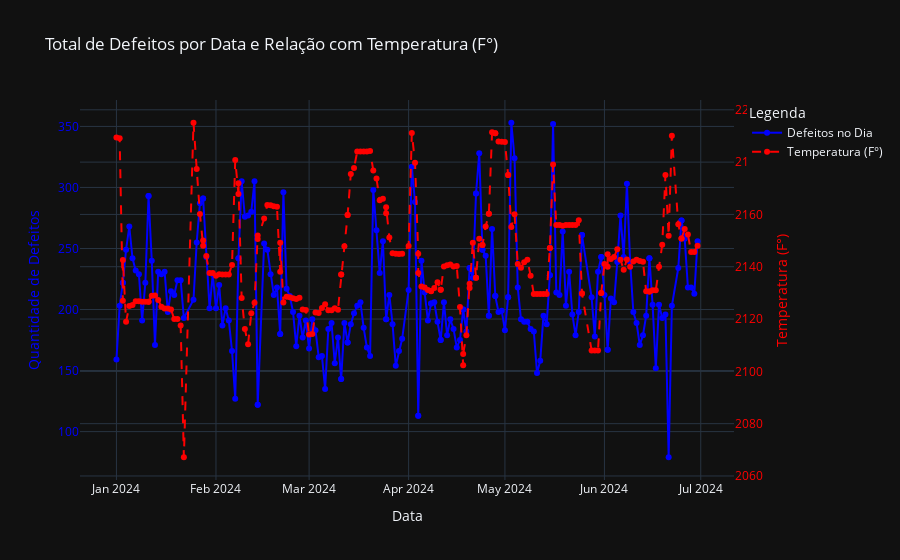
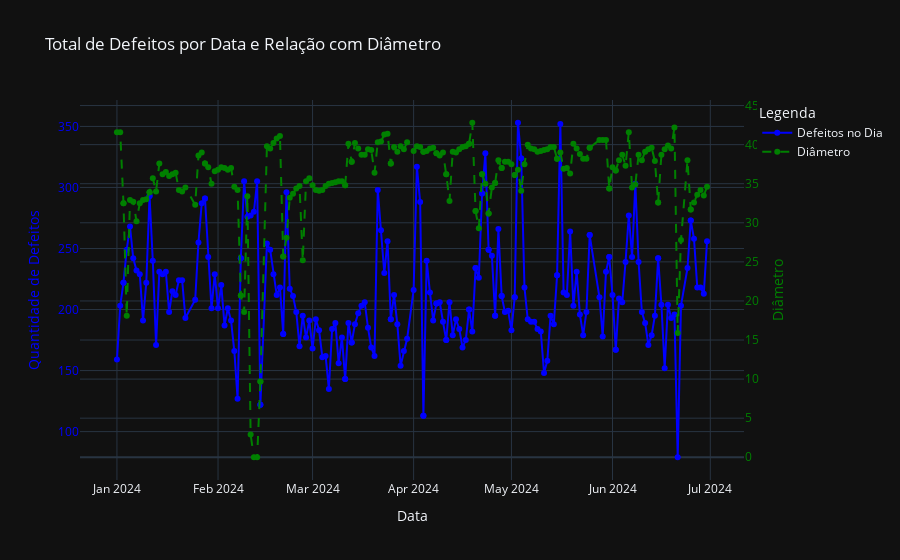
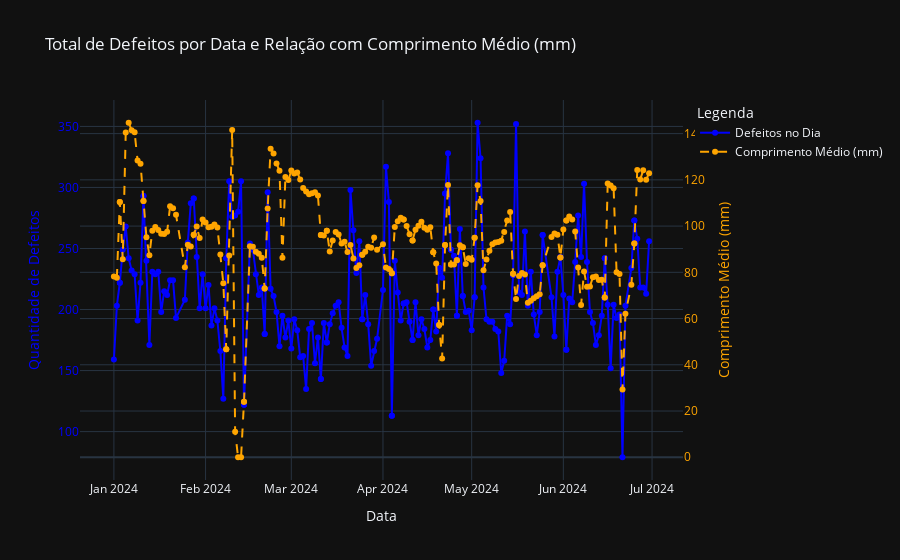
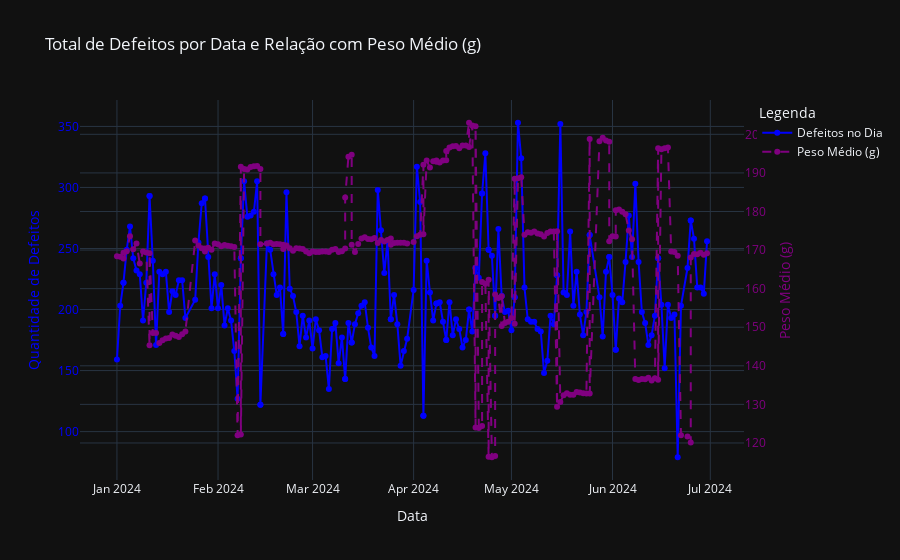

Source (notebook cell) for these figures, in order:
### Markdown cell above
### Gráfico de quantidade de defeitos por cada variável de medida da gota, visualizar como cada variável afeta a quantidade de defeitos

### Code cell
df_resumo_geral_reset = df_resumo_geral_reset.sort_values('Data de prod', ascending=False)

variaveis = [
    {"coluna": "Temperatura (F°)", "cor": "red", "nome": "Temperatura (F°)"},
    {"coluna": "Diâmetro", "cor": "green", "nome": "Diâmetro"},
    {"coluna": "Comprimento médio (mm)", "cor": "orange", "nome": "Comprimento Médio (mm)"},
    {"coluna": "Peso médio (g)", "cor": "purple", "nome": "Peso Médio (g)"}
]

for var in variaveis:
    fig = go.Figure()

    fig.add_trace(
        go.Scatter(
            x=df_resumo_geral_reset["Data de prod"],
            y=df_resumo_geral_reset["Total de Defeitos no Dia"],
            mode="lines+markers",
            name="Defeitos no Dia",
            line=dict(color="blue")
        )
    )

    fig.add_trace(
        go.Scatter(
            x=df_resumo_geral_reset["Data de prod"],
            y=df_resumo_geral_reset[var["coluna"]],
            mode="lines+markers",
            name=var["nome"],
            line=dict(color=var["cor"], dash="dash"),
            yaxis="y2"
        )
    )

    fig.update_layout(
        title=f"Total de Defeitos por Data e Relação com {var['nome']}",
        xaxis=dict(title="Data"),
        yaxis=dict(
            title="Quantidade de Defeitos",
            titlefont=dict(color="blue"),
            tickfont=dict(color="blue")
        ),
        yaxis2=dict(
            title=var["nome"],
            titlefont=dict(color=var["cor"]),
            tickfont=dict(color=var["cor"]),
            overlaying="y",
            side="right"
        ),
        legend_title="Legenda",
        template="plotly_dark"
    )

    fig.show()

### Figure 1 — Plotly figure (JSON) as saved in the notebook; plotly's stock layout.template omitted (floating-point values rounded to 4 significant figures; data arrays with more than 128 entries replaced by an {"elided": "..."} marker saying what was removed)
{"data": [{"line": {"color": "blue"}, "mode": "lines+markers", "name": "Defeitos no Dia", "type": "scatter", "x": {"elided": "200 str values"}, "y": {"elided": "200 int values"}}, {"line": {"color": "red", "dash": "dash"}, "mode": "lines+markers", "name": "Temperatura (F°)", "type": "scatter", "x": {"elided": "200 str values"}, "y": {"elided": "200 float values"}, "yaxis": "y2"}], "layout": {"legend": {"title": {"text": "Legenda"}}, "title": {"text": "Total de Defeitos por Data e Relação com Temperatura (F°)"}, "xaxis": {"title": {"text": "Data"}}, "yaxis": {"tickfont": {"color": "blue"}, "title": {"font": {"color": "blue"}, "text": "Quantidade de Defeitos"}}, "yaxis2": {"overlaying": "y", "side": "right", "tickfont": {"color": "red"}, "title": {"font": {"color": "red"}, "text": "Temperatura (F°)"}}}}

### Figure 2 — Plotly figure (JSON) as saved in the notebook; plotly's stock layout.template omitted (floating-point values rounded to 4 significant figures; data arrays with more than 128 entries replaced by an {"elided": "..."} marker saying what was removed)
{"data": [{"line": {"color": "blue"}, "mode": "lines+markers", "name": "Defeitos no Dia", "type": "scatter", "x": {"elided": "200 str values"}, "y": {"elided": "200 int values"}}, {"line": {"color": "green", "dash": "dash"}, "mode": "lines+markers", "name": "Diâmetro", "type": "scatter", "x": {"elided": "200 str values"}, "y": {"elided": "200 float values"}, "yaxis": "y2"}], "layout": {"legend": {"title": {"text": "Legenda"}}, "title": {"text": "Total de Defeitos por Data e Relação com Diâmetro"}, "xaxis": {"title": {"text": "Data"}}, "yaxis": {"tickfont": {"color": "blue"}, "title": {"font": {"color": "blue"}, "text": "Quantidade de Defeitos"}}, "yaxis2": {"overlaying": "y", "side": "right", "tickfont": {"color": "green"}, "title": {"font": {"color": "green"}, "text": "Diâmetro"}}}}

### Figure 3 — Plotly figure (JSON) as saved in the notebook; plotly's stock layout.template omitted (floating-point values rounded to 4 significant figures; data arrays with more than 128 entries replaced by an {"elided": "..."} marker saying what was removed)
{"data": [{"line": {"color": "blue"}, "mode": "lines+markers", "name": "Defeitos no Dia", "type": "scatter", "x": {"elided": "200 str values"}, "y": {"elided": "200 int values"}}, {"line": {"color": "orange", "dash": "dash"}, "mode": "lines+markers", "name": "Comprimento Médio (mm)", "type": "scatter", "x": {"elided": "200 str values"}, "y": {"elided": "200 float values"}, "yaxis": "y2"}], "layout": {"legend": {"title": {"text": "Legenda"}}, "title": {"text": "Total de Defeitos por Data e Relação com Comprimento Médio (mm)"}, "xaxis": {"title": {"text": "Data"}}, "yaxis": {"tickfont": {"color": "blue"}, "title": {"font": {"color": "blue"}, "text": "Quantidade de Defeitos"}}, "yaxis2": {"overlaying": "y", "side": "right", "tickfont": {"color": "orange"}, "title": {"font": {"color": "orange"}, "text": "Comprimento Médio (mm)"}}}}

### Figure 4 — Plotly figure (JSON) as saved in the notebook; plotly's stock layout.template omitted (floating-point values rounded to 4 significant figures; data arrays with more than 128 entries replaced by an {"elided": "..."} marker saying what was removed)
{"data": [{"line": {"color": "blue"}, "mode": "lines+markers", "name": "Defeitos no Dia", "type": "scatter", "x": {"elided": "200 str values"}, "y": {"elided": "200 int values"}}, {"line": {"color": "purple", "dash": "dash"}, "mode": "lines+markers", "name": "Peso Médio (g)", "type": "scatter", "x": {"elided": "200 str values"}, "y": {"elided": "200 float values"}, "yaxis": "y2"}], "layout": {"legend": {"title": {"text": "Legenda"}}, "title": {"text": "Total de Defeitos por Data e Relação com Peso Médio (g)"}, "xaxis": {"title": {"text": "Data"}}, "yaxis": {"tickfont": {"color": "blue"}, "title": {"font": {"color": "blue"}, "text": "Quantidade de Defeitos"}}, "yaxis2": {"overlaying": "y", "side": "right", "tickfont": {"color": "purple"}, "title": {"font": {"color": "purple"}, "text": "Peso Médio (g)"}}}}
